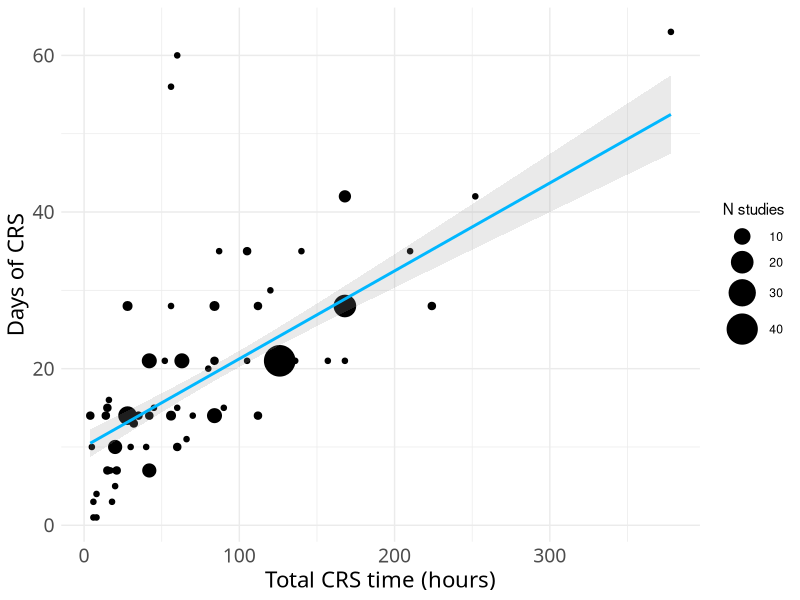
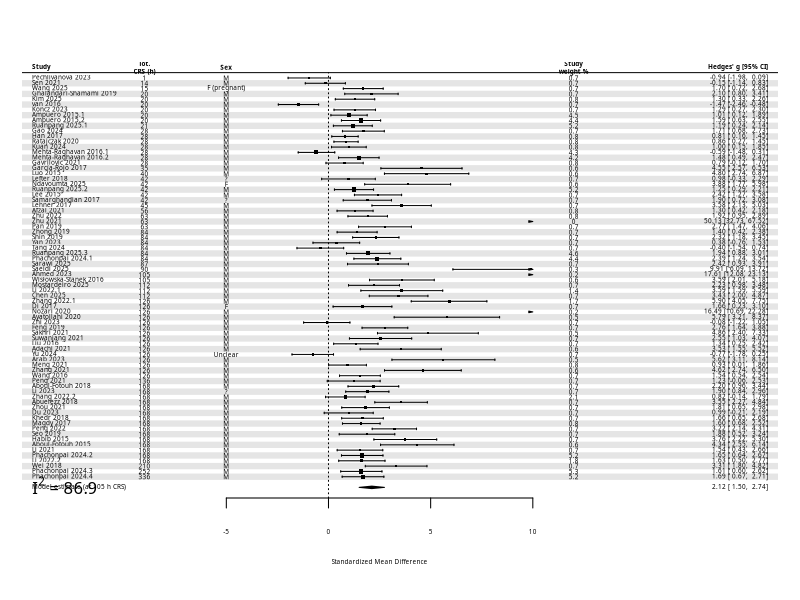
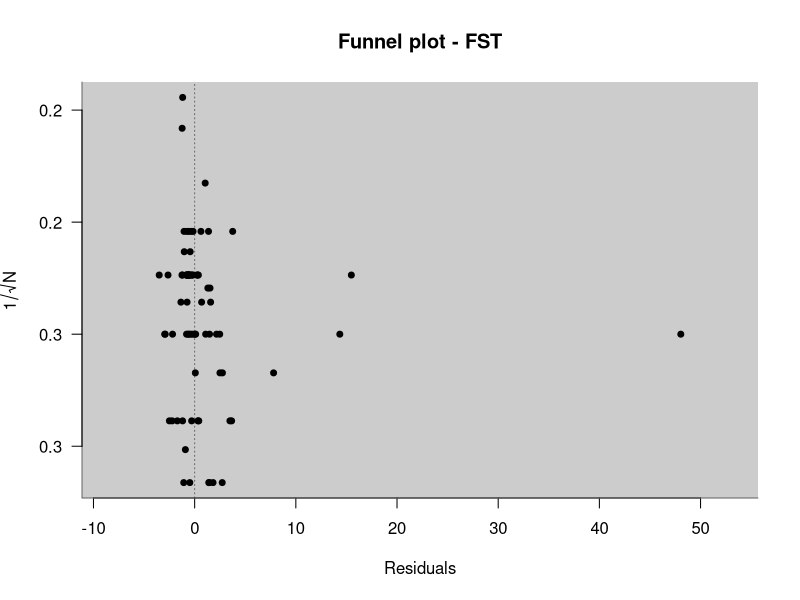
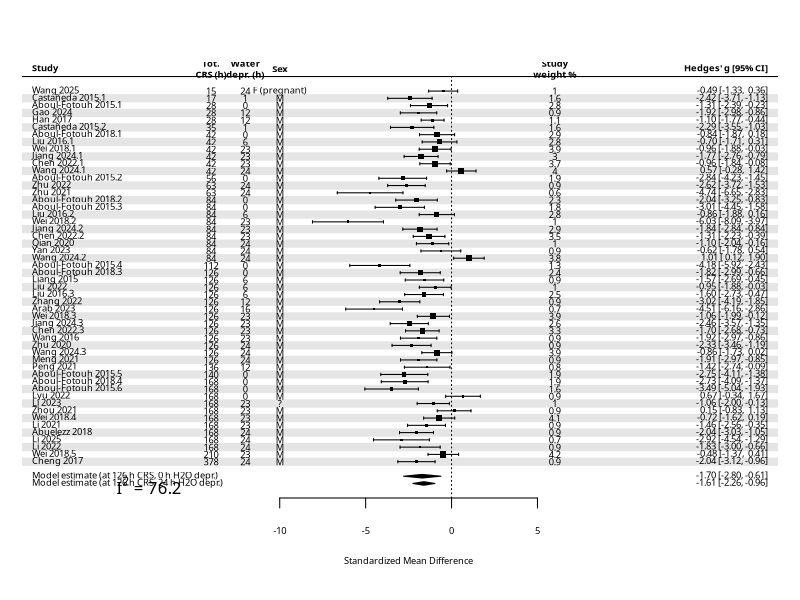
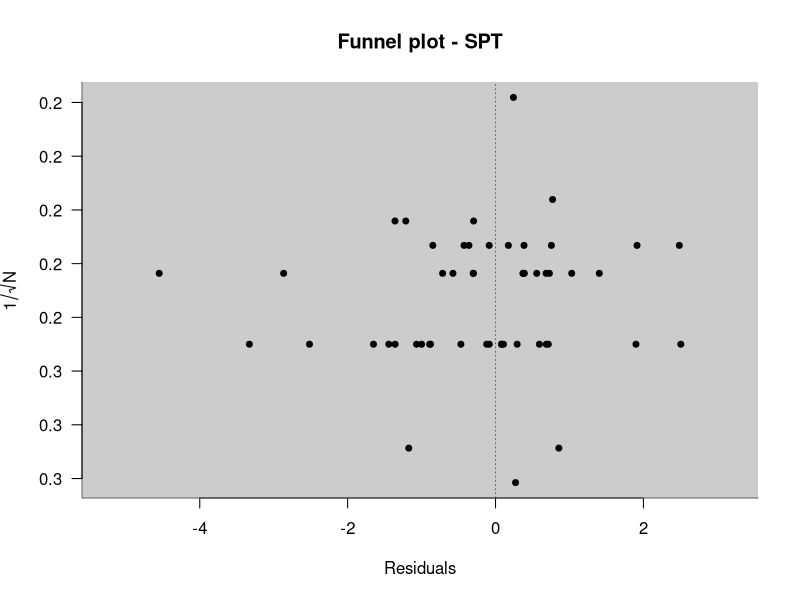
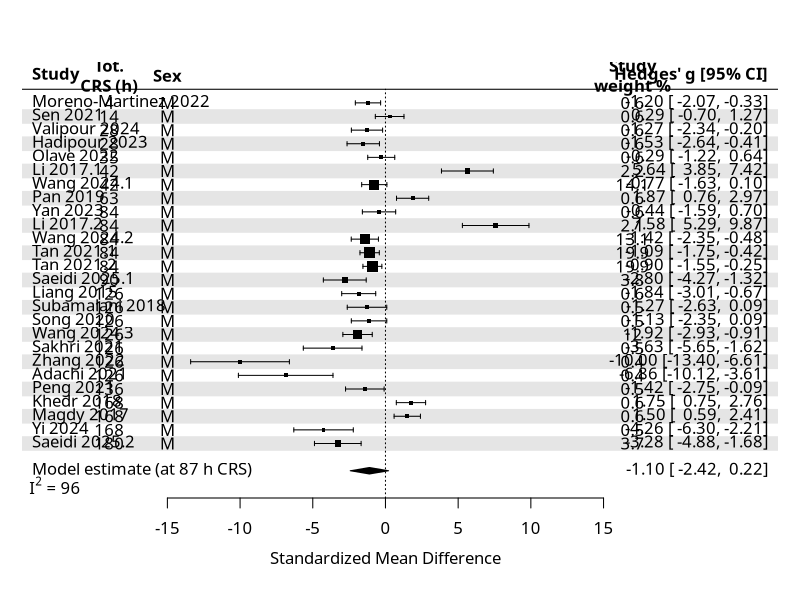
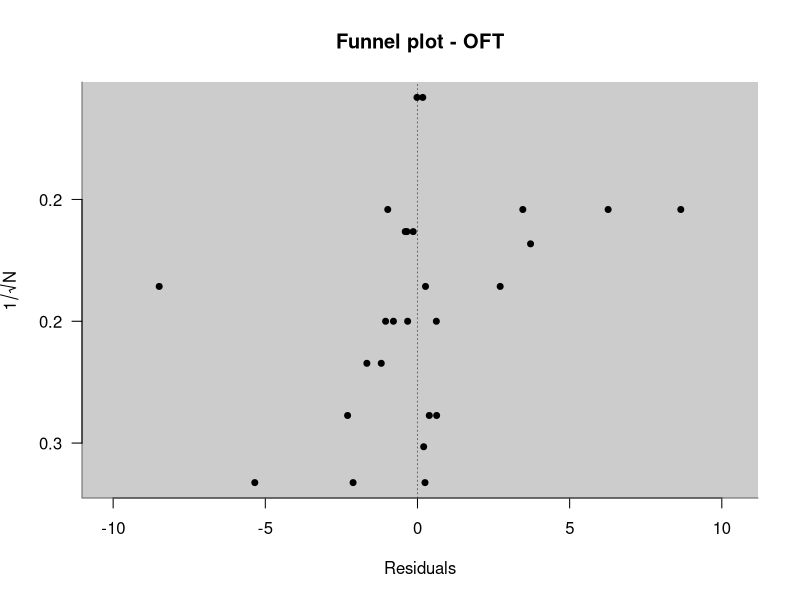
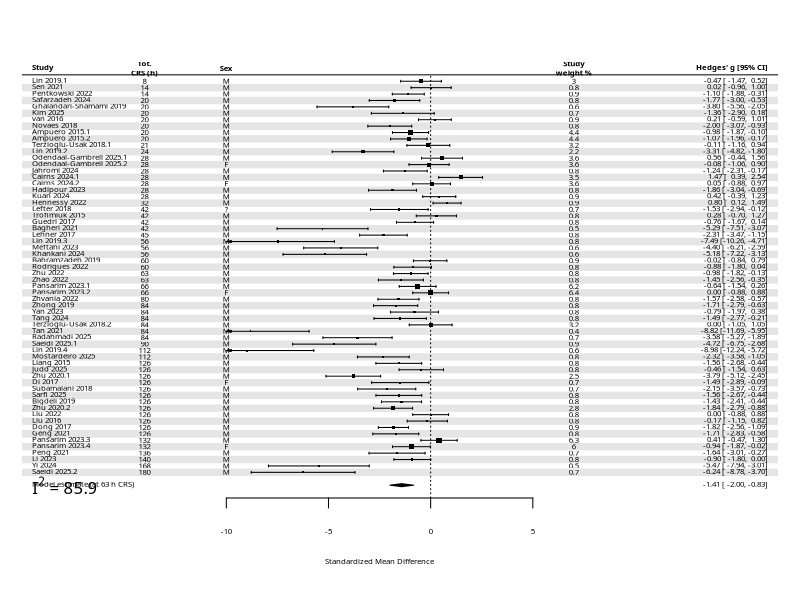

These figures' R source, in order:
library(metafor)
library(dplyr)
library(ggplot2)

out_dir <- "plots"
CRS_data <- read.csv("CRS_data.csv")

if (!dir.exists(out_dir)) {
    dir.create(out_dir)
}

### SUMMARY STATISTICS ###

CRS_data_summary <- CRS_data %>%
    group_by(Outcome) %>%
    summarise(
        total_days_min = min(total_days, na.rm = TRUE),
        total_days_max = max(total_days, na.rm = TRUE),
        total_hours_min = min(total_time_h, na.rm = TRUE),
        total_hours_max = max(total_time_h, na.rm = TRUE),
        n_studies = n_distinct(PubID),
        # Number of effects is number of rows in the data for that outcome
        # We need to remove rows with NA in control_n or test_n as they
        # cannot be used for meta-analysis
        n_excluded = sum(is.na(control_n) | is.na(test_n) |
            is.na(control_mean) | is.na(test_mean) |
            is.na(control_sd) | is.na(test_sd) |
            is.na(total_time_h) |
            # This study only does one 2-hours session, so it's
            # acute. Note another study (2949) has a single session
            # but in the same paper they also test 3, 7, and 14 days
            # so it makes sense to keep that
            ID == 6584 |
            (Outcome == "SPT" & is.na(water_depriv_h))),
        n_effects = n() - n_excluded
    )
print(CRS_data_summary)

CRS_data %>%
    group_by(Outcome) %>%
    summarise(
        n_excl = sum(is.na(control_n) | is.na(test_n) | is.na(control_mean) | is.na(test_mean) |
            is.na(control_sd) | is.na(test_sd) | is.na(total_time_h) | (Outcome == "SPT" & is.na(water_depriv_h))),
        n_studies_excluded = n_distinct(PubID[is.na(control_mean) | is.na(test_mean) | is.na(control_sd) | is.na(test_sd) | is.na(control_n) | is.na(test_n) |
            is.na(total_time_h) | (Outcome == "SPT" & is.na(water_depriv_h))])
    )

### FIGURE 2 ###

png(paste0(out_dir, "/CRS_time_vs_days.png"),
    width = 10, height = 8, units = "in", res = 300
)

cairo_pdf(paste0(out_dir, "/CRS_time_vs_days.pdf"),
    width = 10, height = 8
)
# CRS_data %>%
#     select(ID, total_time_h, total_days, Outcome) %>%
#     distinct(ID, .keep_all = TRUE) %>%
#     filter(!is.na(total_time_h) & !is.na(total_days)) %>%
#     ggplot(aes(x = total_time_h, y = total_days)) +
#     geom_point(size = 2) +
#     stat_smooth(method = "lm", se = TRUE, color = "#00b7ff", alpha = 0.2) +
#     xlab("Total CRS time (hours)") +
#     ylab("Days of CRS") +
#     theme_minimal() +
#     theme(
#         axis.text = element_text(family = "Noto Sans", size = 14),
#         axis.title = element_text(family = "Noto Sans", size = 16)
#     )

CRS_data %>%
  select(ID, total_time_h, total_days, Outcome) %>%
  distinct(ID, .keep_all = TRUE) %>%
  filter(!is.na(total_time_h) & !is.na(total_days)) %>%
  ggplot(aes(x = total_time_h, y = total_days)) +
  stat_sum(aes(size = after_stat(n)), color = "black") +
  stat_smooth(method = "lm", se = TRUE, color = "#00b7ff", alpha = 0.2) +
  scale_size_area(max_size = 10, name = "N studies") +
  xlab("Total CRS time (hours)") +
  ylab("Days of CRS") +
  theme_minimal() +
  theme(
    axis.text = element_text(family = "Noto Sans", size = 14),
    axis.title = element_text(family = "Noto Sans", size = 16)
  )

dev.off()

CRS_data %>%
    select(ID, total_time_h, total_days, Outcome) %>%
    distinct(ID, .keep_all = TRUE) %>%
    filter(!is.na(total_time_h) & !is.na(total_days)) %>%
    lm(total_days ~ total_time_h, data = .) %>%
    summary()

get_I2 <- function(model) {
    #' Calculate I^2 for a multilevel meta-analysis model fitted with rma.mv.
    #' See https://www.metafor-project.org/doku.php/tips:i2_multilevel_multivariate
    #' Parameters:
    #' model: an rma.mv object fitted with metafor
    #' Returns:
    #' I^2 value as a percentage (0-100)

    W <- diag(1 / model$vi)
    X <- model.matrix(model)
    P <- W - W %*% X %*% solve(t(X) %*% W %*% X) %*% t(X) %*% W
    I2 <- 100 * sum(model$sigma2) / (sum(model$sigma2) +
        (model$k - model$p) / sum(diag(P)))
    return(I2)
}

add_diamond <- function(model, test, moderators_val, row = -1) {
    #' Add a diamond to the forest plot to show
    #' the model estimate at specific moderator values.
    #' Parameters:
    #' model: an rma.mv object fitted with metafor
    #' test: the name of the test (e.g. "FST", "SPT")
    #' moderators_val: a named vector of moderator values at which
    #' to calculate the predicted effect
    #' row: the row in the forest plot where the diamond should be added.
    #' Negative values indicate rows above the first study
    #' (e.g. the default row = -1 is the first row above the first study,
    #' where the model summary is usually shown).
    #' Returns:
    #' None, but adds a diamond to the current forest plot.

    pred <- predict(model, newmods = moderators_val)
    estimate <- pred$pred
    se <- pred$se
    ci_lb <- pred$ci.lb
    ci_ub <- pred$ci.ub
    df <- model$ddf[1]

    tval <- estimate / se
    pval <- 2 * (1 - pt(abs(tval), df))

    print(moderators_val)

    print(paste0(
        "Hedges' g = ", round(estimate, 3),
        " (SE = ", round(se, 3),
        ", 95% CI [", round(ci_lb, 3), ", ", round(ci_ub, 3), "]",
        ", df = ", round(df, 1),
        ", t = ", round(tval, 3),
        ", p = ", signif(pval, 3), ")"
    ))

    if (test == "SPT") {
        diamond_label <- paste(
            "Model estimate (at", moderators_val["total_time_h"],
            "h CRS,", moderators_val["water_depriv_h"], "h H2O depr.)"
        )
    } else {
        diamond_label <- paste("Model estimate (at", moderators_val["total_time_h"], "h CRS)")
    }

    addpoly(
        pred,
        row = row,
        mlab = diamond_label
    )
}

CRS_data %>%
    group_by(Outcome) %>%
    summarise(
        median_duration_h = median(total_time_h, na.rm = TRUE)
    )

do_meta <- function(
  test, effects_limits = NA,
  save_pdf = FALSE, pdf_width, pdf_height,
  excluded_studies = NULL
) {
    #' Perform meta-analysis for a specific test
    #' Parameters:
    #' test: the name of the test (e.g. "FST", "SPT")
    #' effects_limits: a numeric vector of length 2 specifying
    #' the x-axis limits for the forest plot.
    #' save_pdf: whether to save the forest plot and funnel plot as PDFs
    #' pdf_width: width of the PDF for the forest plot (in inches)
    #' pdf_height: height of the PDF for the forest plot (in inches)
    #' excluded_studies: a vector of PMIDs to exclude from the meta-analysis
    #' Returns:
    #' A list containing the fitted model and the effect sizes data frame.

    CRS_data_filtered <- CRS_data %>%
        filter(Outcome == test) %>%
        filter(!(ID %in% excluded_studies)) %>%
        filter(!is.na(control_mean) & !is.na(test_mean)) %>% # Must have means
        filter(!is.na(control_n) & !is.na(test_n)) %>% # Must have sample sizes
        filter(!is.na(control_sd) & !is.na(test_sd)) %>% # Must have SDs
        filter(!is.na(total_time_h)) # Must have CRS duration

    if (test == "SPT") {
        CRS_data_filtered <- CRS_data_filtered %>%
            filter(!is.na(water_depriv_h)) # Must have water deprivation hours for SPT
    }

    n_summary = data.frame(
        test = test,
        n_studies_included = length(unique(CRS_data_filtered$ID)),
        n_effects_included = nrow(CRS_data_filtered),
        n_studies_excluded = length(unique(CRS_data$PubID[CRS_data$Outcome == test])) - length(unique(CRS_data_filtered$PubID)),
        n_effects_excluded = nrow(CRS_data[CRS_data$Outcome == test, ]) - nrow(CRS_data_filtered)
    )

    print(n_summary)

    # Calculate effect sizes for the specified test
    # We use Hedges' g for standardized mean difference
    effect_sizes <- escalc(
        data = CRS_data_filtered,
        measure = "SMD",
        m1i = test_mean,
        m2i = control_mean,
        n1i = test_n,
        n2i = control_n,
        sd1i = test_sd,
        sd2i = control_sd,
        append = TRUE, # Return the data along with the effect sizes
        slab = PubID
    )

    if (is.na(effects_limits[1])) {
        effects_limits <- c(
            floor(min(effect_sizes$yi, na.rm = TRUE)) - 1,
            ceiling(max(effect_sizes$yi, na.rm = TRUE)) + 1
        )
    }

    # Mixed-effects model
    model <- NULL
    if (test != "SPT") {
        model <- rma.mv(
            data = effect_sizes,
            yi = yi,
            V = vi,
            mods = ~total_time_h, # We include total_time as a moderator
            # We use PubID as a random effect. This is important as some
            # studies have multiple observations (e.g. M/F or different lengths
            # of CRS).
            random = ~ 1 | PubID,
            method = "REML", # Restricted Maximum Likelihood
            test = "knha" # Knapp-Hartung adjustment for small sample sizes
        )
    } else {
        model <- rma.mv(
            data = effect_sizes,
            yi = yi,
            V = vi,
            # For SPT, we also include water deprivation as a moderator
            mods = ~ total_time_h + water_depriv_h,
            random = ~ 1 | PubID,
            method = "REML",
            test = "knha"
        )
    }

    print(summary(model))

    if (save_pdf) {
        out_pdf <- paste0(out_dir, "/", test, "_forest.pdf")
        cairo_pdf(out_pdf,
            width = pdf_width, height = pdf_height,
            family = "Noto Sans"
        )
    }

    par(family = "Noto Sans")

    if (test == "SPT") {
        ilabs <- cbind(
            effect_sizes$total_time_h,
            effect_sizes$water_depriv_h,
            ifelse(is.na(effect_sizes$sex), "?", effect_sizes$sex),
            round(weights(model), 1)
        )
        ilabs_labels <- c("Tot.\nCRS (h)", "Water\ndepr. (h)", "Sex", "Study\nweight %")
        ilabs_xpos <- c(
            effects_limits[1] - 4, effects_limits[1] - 2,
            effects_limits[1], effects_limits[2] + 1
        )
    } else {
        ilabs <- cbind(
            ifelse(is.na(effect_sizes$total_time_h), "?", effect_sizes$total_time_h),
            ifelse(is.na(effect_sizes$sex), "?", effect_sizes$sex),
            round(weights(model), 1)
        )
        ilabs_labels <- c("Tot.\nCRS (h)", "Sex", "Study\nweight %")
        ilabs_xpos <- c(
            effects_limits[1] - 4, effects_limits[1],
            effects_limits[2] + 2
        )
    }

    if (test != "SPT") {
        xlims <- c(effects_limits[1] - 10, effects_limits[2] + 12)
        ylims <- c(-3, model$k + 3) # Number of effects + space for header and model summary
    } else {
        xlims <- c(effects_limits[1] - 15, effects_limits[2] + 14)
        ylims <- c(-4, model$k + 4) # Extra space for second diamond
    }

    forest(model,
        order = paste(
            sprintf("%03d", total_time_h),
            sprintf("%03d", water_depriv_h)
        ),
        header = c("Study", "Hedges' g [95% CI]"),
        shade = TRUE,
        ilab = ilabs,
        ilab.lab = ilabs_labels,
        ilab.xpos = ilabs_xpos,
        xlim = xlims,
        ylim = ylims,
        at = seq(effects_limits[1], effects_limits[2], 5),
        mlab = paste("Random-effects model", test, sep = " - "),
        addfit = FALSE,
        efac = 0.75
    )

    median_CRS_total_time_h <- median(effect_sizes$total_time_h, na.rm = TRUE)

    cat("Median CRS total time (hours): ", median_CRS_total_time_h, "\n")

    if (test == "SPT") {
        # For SPT, we set water_depriv_h to 0 (no water deprivation)
        moderators_val <- c(
            total_time_h = median_CRS_total_time_h,
            water_depriv_h = 0
        )
        moderators_val_max <- c(
            total_time_h = median_CRS_total_time_h,
            water_depriv_h = max(effect_sizes$water_depriv_h, na.rm = TRUE)
        )
    } else {
        moderators_val <- c(
            total_time_h = median_CRS_total_time_h
        )
    }

    add_diamond(model, test, moderators_val, row = -1)
    if (test == "SPT") {
        add_diamond(model, test, moderators_val_max, row = -2)
    }

    mtext(bquote(I^2 == .(format(get_I2(model), digits = 3))),
        side = 1, line = -1, at = (effects_limits[1] - 9.5),
        cex = 1, adj = 0
    )

    summary(model)

    if (save_pdf) {
        dev.off()
    }

    if (save_pdf) {
        out_pdf <- paste0(out_dir, "/", test, "_funnel.pdf")
        cairo_pdf(out_pdf,
            width = 10, height = 10,
            family = "Noto Sans"
        )
    }

    # Note: metafor::regtest does not support rma.mv objects
    # Egger's test is a simple linear regression of the effect sizes
    # on their standard errors, weighted by the inverse of the
    # variance of the effect sizes.
    egger <- lm(yi ~ sei,
        weights = 1 / vi,
        data = transform(effect_sizes, sei = sqrt(vi))
    )
    print(paste("Egger's test for funnel plot asymmetry - ", test))
    print(summary(egger))

    # Funnel plot
    # Note from ?metafor::funnel
    # "For (mixed-effects) meta-regression models (i.e., models involving moderators), the plot shows 
    # the residuals on the x-axis against their corresponding standard errors".
    # This also means that the reference line is at 0.
    funnel(model,
        xlab = "Residuals",
        ylab = expression(1/sqrt(N)),
        pch = 20,
        cex = 1.2,
        yaxt = "n", # No y axis ticks, we'll add them manually
        hlines = NULL,
        yaxis = "sqrtninv",
        main = paste("Funnel plot -", test)
    )

    # Get default y axis ticks and re-add them manually
    # formatted with 1 decimal place
    yticks <- axTicks(2)
    axis(2,
        at = yticks,
        labels = formatC(yticks, format = "f", digits = 1),
        las = 1
    )

    # Annotate outlier
    if (test == "FST") {
        text(45, 8, "Zhu et al. 2021", cex = 0.7)
    }

    intercept <- round(coef(egger)[1], 2)
    se <- round(summary(egger)$coefficients[1, 2], 2)
    pval <- signif(summary(egger)$coefficients[1, 4], 2)
    tval <- round(summary(egger)$coefficients[1, 3], 2)
    print(paste0(
        "Egger's intercept (SE) = ", intercept,
        " (", se, "), t (", df.residual(egger), ") = ", tval,
        " p = ", pval
    ))

    if (save_pdf) {
        dev.off()
    }

    return(list(model = model, effects = effect_sizes))
}

### RUN META-ANALYSES AND SAVE PLOTS ###

print("****** FST ******")
fst_res <- do_meta("FST",
    effects_limits = c(-5, 10),
    save_pdf = TRUE, pdf_width = 16, pdf_height = 13
)

print("****** SPT ******")
spt_res <- do_meta("SPT",
    effects_limits = c(-10, 5),
    save_pdf = TRUE, pdf_width = 16, pdf_height = 14
)

print("****** OFT ******")
oft_res <- do_meta("OFT",
    effects_limits = c(-15, 15),
    save_pdf = TRUE, pdf_width = 18, pdf_height = 10
)

print("****** EPM ******")
epm_res <- do_meta("EPM",
    effects_limits = c(-10, 5), excluded_studies = 6584,
    save_pdf = TRUE, pdf_width = 16, pdf_height = 12
)

### SAVE EFFECT SIZES FOR EACH STUDY ###

bind_rows(
    fst_res$effects %>% mutate(Outcome = "FST"),
    spt_res$effects %>% mutate(Outcome = "SPT"),
    epm_res$effects %>% mutate(Outcome = "EPM"),
    oft_res$effects %>% mutate(Outcome = "OFT")
) %>%
    mutate(
        CI_LB = round(yi - 1.96 * sqrt(vi), 3),
        CI_UB = round(yi + 1.96 * sqrt(vi), 3),
        yi = round(yi, 3)
    ) %>%
    select(
        ID, PubID, Outcome, sex, strain,
        yi, CI_LB, CI_UB, total_time_h, water_depriv_h
    ) %>%
    rename(
        effect_size = yi
    ) %>%
    write.csv("all_effect_sizes.csv", row.names = FALSE)

### SAVE MODEL ESTIMATES AND PREDICTIONS ###

fst_pred <- predict(fst_res$model, newmods = median(fst_res$effects$total_time_h, na.rm = TRUE))
spt_pred <- predict(spt_res$model, newmods = c(total_time_h = median(spt_res$effects$total_time_h, na.rm = TRUE), water_depriv_h = 0))
epm_pred <- predict(epm_res$model, newmods = median(epm_res$effects$total_time_h, na.rm = TRUE))
oft_pred <- predict(oft_res$model, newmods = median(oft_res$effects$total_time_h, na.rm = TRUE))


data.frame(
    Outcome = c("FST", "SPT", "EPM", "OFT"),
    beta_CRS_length = c(
        fst_res$model$beta["total_time_h", ],
        spt_res$model$beta["total_time_h", ],
        epm_res$model$beta["total_time_h", ],
        oft_res$model$beta["total_time_h", ]
    ),
    SE_CRS_length = c(
        fst_res$model$se[2],
        spt_res$model$se[2],
        epm_res$model$se[2],
        oft_res$model$se[2]
    ),
    pval_CRS_length = c(
        fst_res$model$pval[2],
        spt_res$model$pval[2],
        epm_res$model$pval[2],
        oft_res$model$pval[2]
    ),
    beta_water_deprivation = c(
        NA,
        spt_res$model$beta["water_depriv_h", ],
        NA,
        NA
    ),
    SE_water_deprivation = c(
        NA,
        spt_res$model$se[3],
        NA,
        NA
    ),
    pval_water_deprivation = c(
        NA,
        spt_res$model$pval[3],
        NA,
        NA
    ),
    predicted_effect = c(
        fst_pred$pred,
        spt_pred$pred,
        epm_pred$pred,
        oft_pred$pred
    ),
    median_CRS_time_h = c(
        median(fst_res$effects$total_time_h, na.rm = TRUE),
        median(spt_res$effects$total_time_h, na.rm = TRUE),
        median(epm_res$effects$total_time_h, na.rm = TRUE),
        median(oft_res$effects$total_time_h, na.rm = TRUE)
    ),
    CI_LB = c(
        fst_pred$ci.lb,
        spt_pred$ci.lb,
        epm_pred$ci.lb,
        oft_pred$ci.lb
    ),
    CI_UB = c(
        fst_pred$ci.ub,
        spt_pred$ci.ub,
        epm_pred$ci.ub,
        oft_pred$ci.ub
    )
) %>%
    mutate(across(where(is.numeric), ~ round(.x, 3))) %>%
    write.csv("model_estimates.csv", row.names = FALSE)
